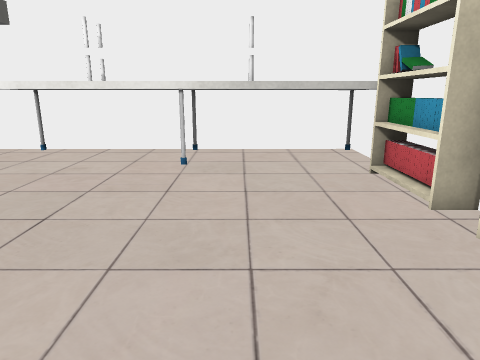
[1] (above)

17 first-person views from a walk through a 3-D level made in the Unity game engine. The camera is 1.2 m above the floor, tilts 14° down and sees 70° across. The floor is counted in squares, 0.6 m on a side. Each view is taken from the middle of a square. On the plan, view 1 faces up. The plan holds only what a view shows up to about 18 squares ahead; the rest is blank. The player character is not drawn. Some surface patterns are stand-ins.

[2]
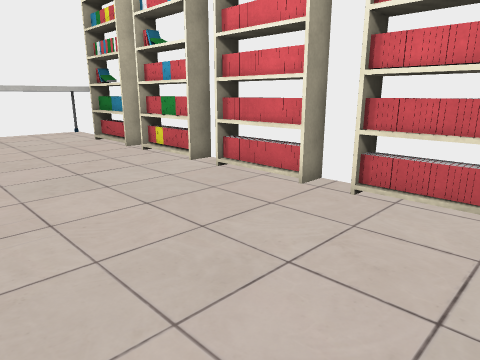

[3]
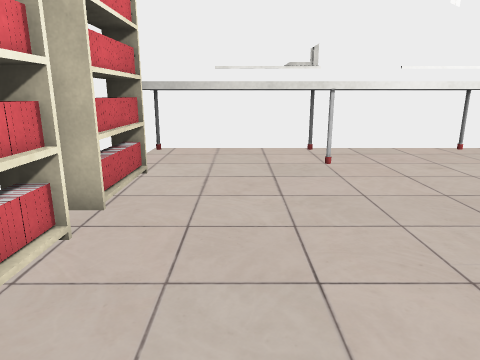

[4]
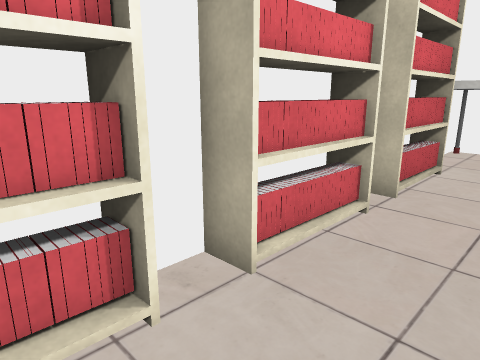

[5]
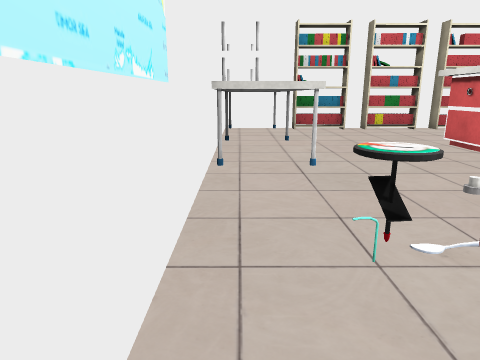

[6]
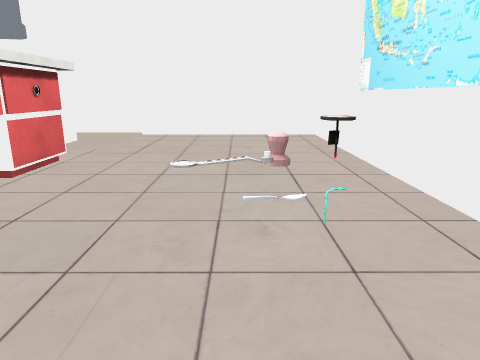

[7]
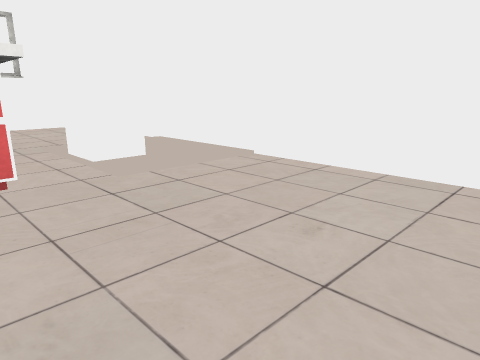

[8]
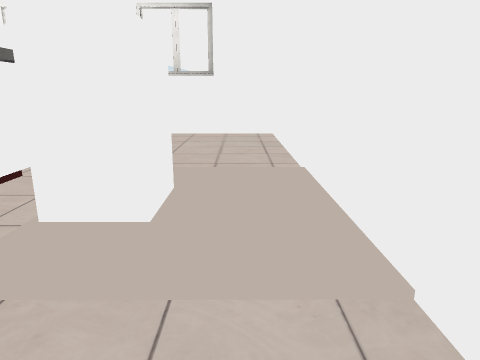

[9]
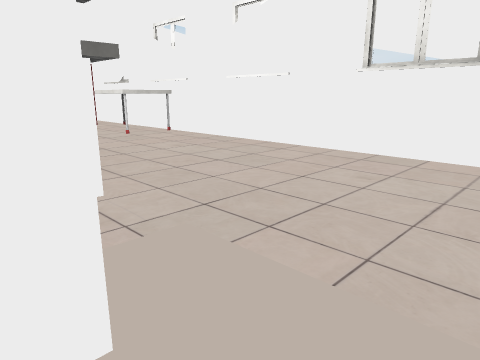

[10]
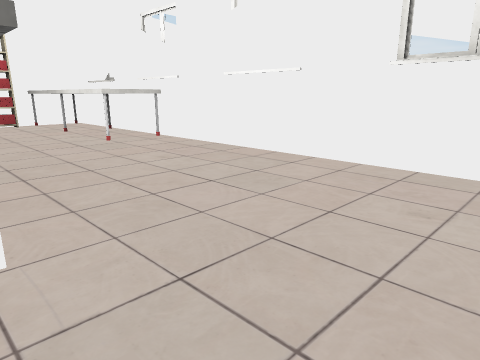

[11]
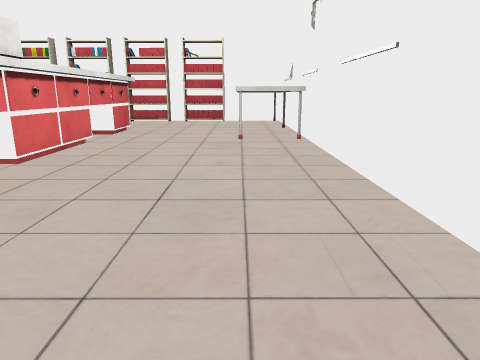

[12]
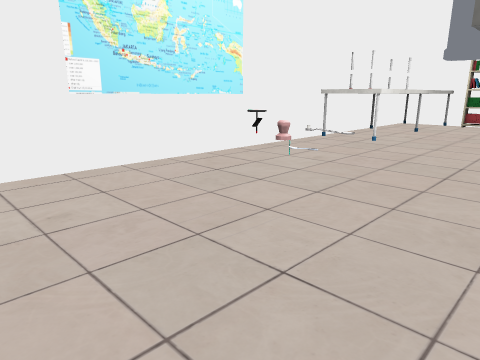

[13]
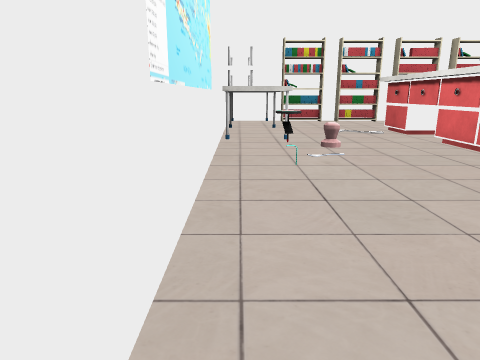

[14]
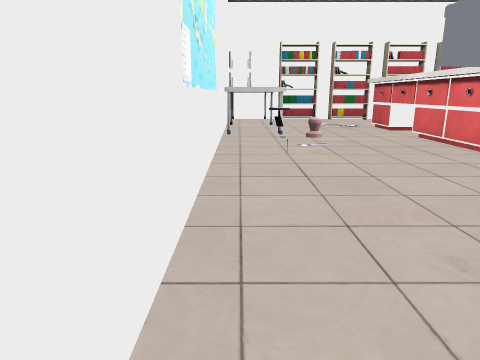

[15]
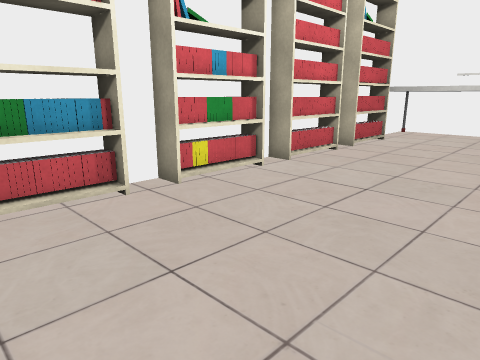

[16]
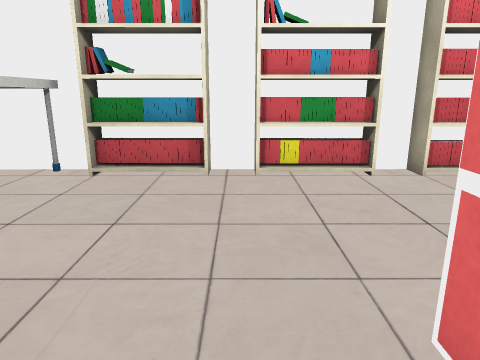

[17]
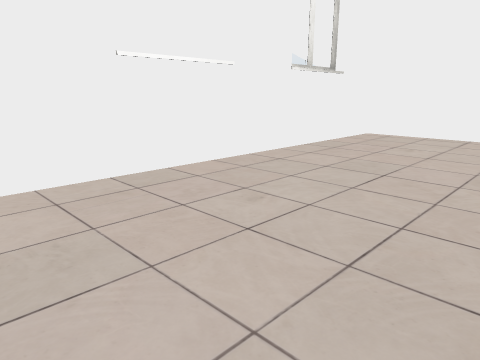

### Floor plan
Key: @ floor where view 1 was taken; # wall or solid block; . floor; ^ raised ledge; B books; O other object.
Columns run from 26 left of view 1 to 4 right of it. Each row starts with its distance up from view 1.
 13 #######################  ######
 12 #..................^ #        ^
 11 #..........OO......^ ^    ^   ^
 10 #...........O......^^^^^^^^^^^^
  9 #............O................B
  8 #............O...............##
  7 #............................##
  6 #............................##
  5 #.............................#
  4 #......^^^^^^^^^^^^^^^^^.....##
  3 #......^^^^  O^^^^^^^^^^.....##
  2 #..#  .^             ^  .....##
  1 #..#  .^                ......#
  0 #..###.^             ^  ..@..##
 -1 #......^     ^       ^  .....##
 -2 #......^^^^^^#^^^^^^^^^ .....##
 -3 #.............................#
 -4 #............................##
 -5 #............................##
 -6 #............................##
 -7 #.............................O
 -8 #..................^^^^^^^^^^^#
 -9 #..................^          ^
-10 #..................^          ^
-11 ###############################

Where each view was taken, in squares from view 1:
view 1: 0 up, 0 right, facing up
view 2: 7 down, 3 left, facing up-right
view 3: 2 up, 1 right, facing down
view 4: 3 up, 1 right, facing down-right
view 5: 12 up, 17 left, facing right
view 6: 9 up, 8 left, facing left
view 7: 12 up, 17 left, facing down-left
view 8: 7 up, 24 left, facing down
view 9: 1 up, 25 left, facing down-right
view 10: 1 down, 23 left, facing down-right
view 11: 8 down, 23 left, facing right
view 12: 3 up, 23 left, facing up-right
view 13: 12 up, 23 left, facing right
view 14: 12 up, 25 left, facing right
view 15: 9 up, 3 left, facing down-right
view 16: 5 up, 5 left, facing right
view 17: 3 down, 8 left, facing down-left
